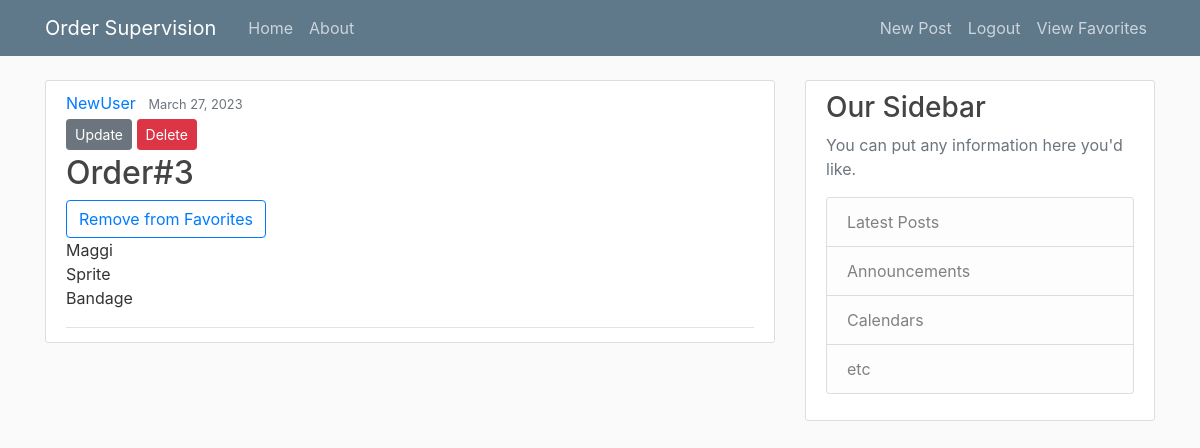
/post/3/ (signed in), run on the app's committed database.
### blog/models.py (models this page shows, shortened)
class Post(models.Model):
    title=models.CharField(max_length=100)
    content=models.TextField()
    date_posted=models.DateTimeField(default=timezone.now)
    author=models.ForeignKey(User, on_delete=models.CASCADE)
    favorite=models.ManyToManyField(User, related_name='favorite', blank=False)

### blog/views.py (the view)
# urls.py: path('post/<int:pk>/', PostDetailView.as_view(), name='post-detail'),
class PostDetailView(DetailView):
	model = Post

### blog/templates/blog/post_detail.html
{% extends "blog/base.html" %}
{%block content%}
  <article class="media content-section">
    <div class="media-body">
    <div class="article-metadata">
      <a class="mr-2" href="#">{{ object.author }}</a>
      <small class="text-muted">{{ object.date_posted|date:"F d, Y" }}</small>
      {% if object.author == user %}
        <div>
          <a class="btn btn-secondary btn-sm mt-1 mb-1" href="{% url 'post-update' object.id %}">Update</a>
          <a class="btn btn-danger btn-sm mt-1 mb-1" href="{% url 'post-delete' object.id %}">Delete</a>
        </div>
        {% if object.favorite == False %}
            <h2 class="article-title">{{ object.title }}</h2>
            <a href="{% url 'favorite_add' post.id %}" class="btn btn-outline-primary">Add to Favorites</a>
            <p class="article-content">{{ object.content }}</p>
        </div>
        {% else %}
            <h2 class="article-title">{{ object.title }}</h2>
            <a href="{% url 'favorite_add' post.id %}" class="btn btn-outline-primary">Remove from Favorites</a>
            <p class="article-content">{{ object.content }}</p>
        </div>
        {% endif %}
      {% endif %}
  </article>
{% endblock content %}

### blog/static/blog/main.css (style rules this page uses)
body { background: #fafafa; color: #333333; margin-top: 5rem; }
h1, h2, h3, h4, h5, h6 { color: #444444; }
.content-section { background: #ffffff; padding: 10px 20px; border: 1px solid #dddddd; border-radius: 3px; margin-bottom: 20px; }
.article-title { color: #444444; }
.article-content { white-space: pre-line; }
.article-metadata { padding-bottom: 1px; margin-bottom: 4px; border-bottom: 1px solid #e3e3e3 }

### data on the page
Post: author "NewUser", date_posted "March 27, 2023", title "Order#3", content "Maggi Sprite Bandage"
